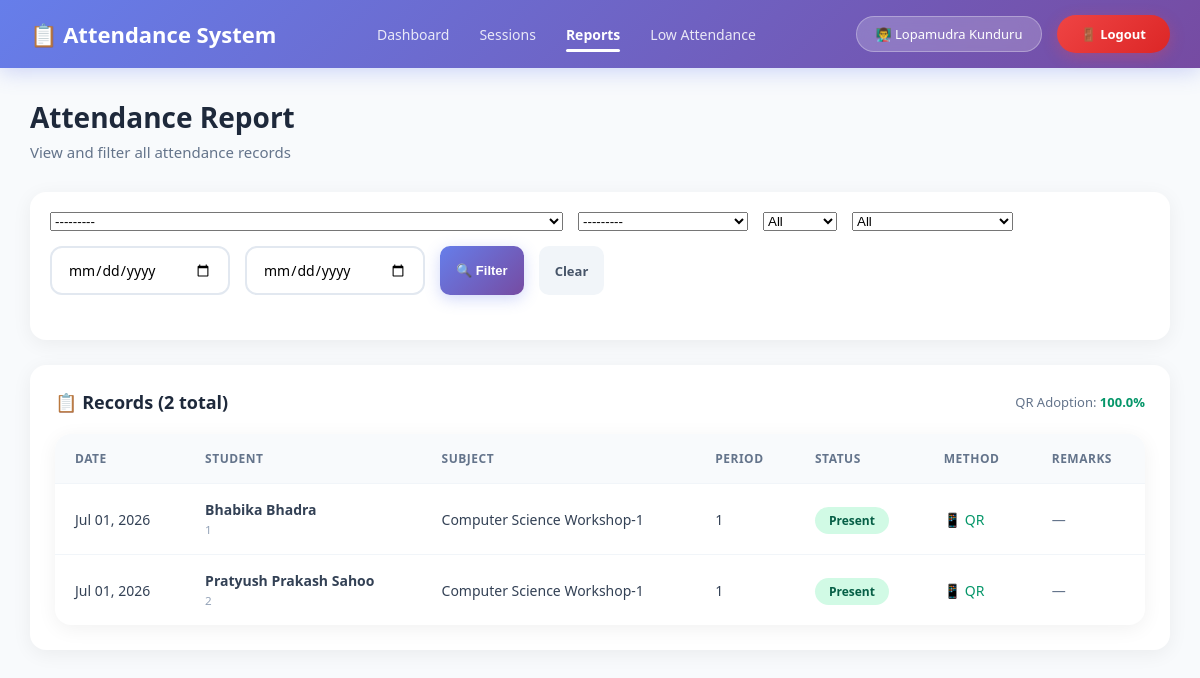
The app's page /attendance/report/ (signed in) with its own data.
### StudentManage_app/models.py (models this page shows, shortened)
class Teacher(models.Model):
    teacher_id = models.CharField(max_length=20, unique=True,null=True,blank=True)
    name = models.CharField(max_length=100)
    email = models.EmailField(unique=True)
    phone = models.CharField(max_length=15)
    qualification = models.CharField(max_length=100, null=True, blank=True)
    experience = models.IntegerField(default=0)
    department = models.ForeignKey(Department, on_delete=models.CASCADE)
    joining_date = models.DateField(null=True, blank=True)
    status = models.BooleanField(default=True)
    created_at = models.DateTimeField(null=True, blank=True)
    password_hash = models.CharField(max_length=128, blank=True, null=True)
    is_teacher_admin = models.BooleanField(default=False, help_text="Can manage other teachers")

class Attendance(models.Model):
    CHECKIN_METHODS = [
        ('manual', 'Manual (Teacher)'),
        ('qr_scan', 'QR Code Self Check-in'),
        ('bulk', 'Bulk Import'),
    ]
    STATUS_CHOICES = [
        ('Present', 'Present'),
        ('Absent', 'Absent'),
        ('Late', 'Late'),
        ('Excused', 'Excused'),
    ]
    session = models.ForeignKey(AttendanceSession, on_delete=models.CASCADE, related_name='records', null=True, blank=True)
    student = models.ForeignKey('Student', on_delete=models.CASCADE, related_name='attendances')
    status = models.CharField(max_length=10, choices=STATUS_CHOICES, default='Absent')
    remarks = models.TextField(blank=True, null=True)
    checkin_method = models.CharField(max_length=20, choices=CHECKIN_METHODS, default='manual')
    checked_in_at = models.DateTimeField(null=True, blank=True)
    marked_by = models.ForeignKey('Teacher', on_delete=models.SET_NULL, null=True, blank=True, related_name='attendance_marked')
    class Meta:
        unique_together = ['session', 'student']
        ordering = ['-session__date', 'student__roll_no']

class AttendanceSession(models.Model):
    SESSION_STATUS = [
        ('scheduled', 'Scheduled'),
        ('ongoing', 'Ongoing'),
        ('completed', 'Completed'),
        ('cancelled', 'Cancelled'),
    ]
    subject = models.ForeignKey('Subject', on_delete=models.CASCADE, related_name='sessions')
    teacher = models.ForeignKey('Teacher', on_delete=models.CASCADE, related_name='sessions_taken')
    date = models.DateField(default=timezone.now)
    period = models.CharField(max_length=50)
    start_time = models.TimeField()
    end_time = models.TimeField()
    status = models.CharField(max_length=20, choices=SESSION_STATUS, default='scheduled')
    is_completed = models.BooleanField(default=False)
    total_students = models.IntegerField(default=0)
    present_count = models.IntegerField(default=0)
    absent_count = models.IntegerField(default=0)
    late_count = models.IntegerField(default=0)
    excused_count = models.IntegerField(default=0)
    qr_uuid = models.UUIDField( blank=True, null=True, unique=True, editable=False)
    qr_enabled = models.BooleanField(default=False)
    qr_expires_at = models.DateTimeField(null=True, blank=True)
    created_at = models.DateTimeField(auto_now_add=True,null=True, blank=True)
    updated_at = models.DateTimeField(auto_now=True)
    class Meta:
        unique_together = ['subject', 'teacher', 'date', 'period']
        ordering = ['-date', '-start_time']

class Student(models.Model):
    YEAR_CHOICES = (
        ('1st Year', '1st Year'),
        ('2nd Year', '2nd Year'),
        ('3rd Year', '3rd Year'),
        ('4th Year', '4th Year'),
    )
    GENDER_CHOICES = (
        ('Male', 'Male'),
        ('Female', 'Female'),
        ('Other', 'Other'),
    )
    name = models.CharField(max_length=100)
    roll_no = models.CharField(max_length=20, unique=True)
    email = models.EmailField(unique=True)
    phone = models.CharField(max_length=15)
    department = models.ForeignKey(Department, on_delete=models.CASCADE, related_name='students')
    year = models.CharField(max_length=20, choices=YEAR_CHOICES)
    gender = models.CharField(max_length=20, choices=GENDER_CHOICES)
    dob = models.DateField()
    address = models.TextField()
    photo = models.ImageField(upload_to='students/', blank=True, null=True)
    created_at = models.DateTimeField(auto_now_add=True,null=True,blank=True)
    class Meta:
        ordering = ['-name']
    def __str__(self):
        return self.name

class Subject(models.Model):
    department = models.ForeignKey(Department, on_delete=models.CASCADE, related_name='subjects', null=True, blank=True)
    YEAR_CHOICES = (
        ('1st Year', '1st Year'),
        ('2nd Year', '2nd Year'),
        ('3rd Year', '3rd Year'),
        ('4th Year', '4th Year'),
    )
    SEMESTER_CHOICES = (
        ('1st Semester', '1st Semester'),
        ('2nd Semester', '2nd Semester'),
        ('3rd Semester', '3rd Semester'),
        ('4th Semester', '4th Semester'),
        ('5th Semester', '5th Semester'),
        ('6th Semester', '6th Semester'),
        ('7th Semester', '7th Semester'),
        ('8th Semester', '8th Semester'),
    )
    semester = models.CharField(max_length=20, choices=SEMESTER_CHOICES, null=True, blank=True)
    year = models.CharField(max_length=20, choices=YEAR_CHOICES, null=True, blank=True)
    subject_name = models.CharField(max_length=100)
    subject_code = models.CharField(max_length=20)
    credits = models.IntegerField(default=3)
    class Meta:
        unique_together = ['department', 'subject_code']
        ordering = ['department__name', 'year', 'semester', 'subject_name']
    def __str__(self):
        dept_name = self.department.name if self.department else "No Dept"
        return f"{self.subject_name} ({dept_name})"

### StudentManage_app/views.py (the view, shortened to what this page needs)
# urls.py: path('attendance/report/', views.attendance_report, name='attendance_report'),
@teacher_login_required
def attendance_report(request):
    teacher = get_teacher(request)
    form = AttendanceFilterForm(request.GET or None)
    records = Attendance.objects.select_related(
        'student', 'session', 'session__subject'
    ).filter(session__teacher=teacher).order_by('-session__date')
    total_records = records.count()
    present_count = records.filter(status='Present').count()
    qr_count = records.filter(checkin_method='qr_scan').count()
    context = {
        'form': form,
        'records': records,
        'total_records': total_records,
        'present_count': present_count,
        'qr_adoption': round((qr_count / total_records * 100), 1) if total_records else 0,
        'teacher': teacher,
    }
    return render(request, 'StudentManage_app/attendance/attendance_report.html', context)

### StudentManage_app/forms.py
class AttendanceFilterForm(forms.Form):
    subject = forms.ModelChoiceField(
        queryset=Subject.objects.all(),
        required=False,
        widget=forms.Select(attrs={'class': 'form-select'})
    )
    student = forms.ModelChoiceField(
        queryset=Student.objects.all(),
        required=False,
        widget=forms.Select(attrs={'class': 'form-select'})
    )
    date_from = forms.DateField(
        required=False,
        widget=forms.DateInput(attrs={'type': 'date', 'class': 'form-control'})
    )
    date_to = forms.DateField(
        required=False,
        widget=forms.DateInput(attrs={'type': 'date', 'class': 'form-control'})
    )
    status = forms.ChoiceField(
        choices=[('', 'All')] + list(Attendance.STATUS_CHOICES),
        required=False,
        widget=forms.Select(attrs={'class': 'form-select'})
    )
    checkin_method = forms.ChoiceField(
        choices=[('', 'All')] + list(Attendance.CHECKIN_METHODS),
        required=False,
        widget=forms.Select(attrs={'class': 'form-select'})
    )

### StudentManage_app/views.py (called while the page is built)
def teacher_login_required(view_func):
    @wraps(view_func)
    def wrapper(request, *args, **kwargs):
        teacher_id = request.session.get('teacher_id')
        if not teacher_id:
            messages.error(request, "Please login as teacher to access this page.")
            return redirect('teacher_login')
        try:
            teacher = Teacher.objects.get(id=teacher_id, status=True)
            request.teacher = teacher
        except Teacher.DoesNotExist:
            if 'teacher_id' in request.session:
                del request.session['teacher_id']
            messages.error(request, "Session expired. Please login again.")
            return redirect('teacher_login')
        return view_func(request, *args, **kwargs)
    return wrapper

def get_teacher(request):
    teacher_id = request.session.get('teacher_id')
    if teacher_id:
        try:
            return Teacher.objects.get(id=teacher_id, status=True)
        except Teacher.DoesNotExist:
            if 'teacher_id' in request.session:
                del request.session['teacher_id']
    return None

### StudentManage_app/templates/StudentManage_app/attendance/attendance_report.html (shortened to what this page needs)
{% extends 'StudentManage_app/attendance/base.html' %}
{% block content %}
<div class="page-header">
    <h1>Attendance Report</h1>
    <p>View and filter all attendance records</p>
</div>
<div class="card" style="padding: 20px;">
    <form method="get" class="filters">
        {{ form.subject }}
        {{ form.student }}
        {{ form.status }}
        {{ form.checkin_method }}
        {{ form.date_from }}
        {{ form.date_to }}
        <button type="submit" class="btn btn-primary btn-sm">🔍 Filter</button>
        <a href="{% url 'attendance_report' %}" class="btn btn-secondary btn-sm">Clear</a>
    </form>
</div>
<div class="card">
    <div class="card-header">
        <span class="card-title">📋 Records ({{ total_records }} total)</span>
        <span style="color: #64748b; font-size: 13px;">
            QR Adoption: <strong style="color: #059669;">{{ qr_adoption }}%</strong>
        </span>
    </div>
    <div class="table-container">
        <table>
            <thead>
                <tr>
                    <th>Date</th>
                    <th>Student</th>
                    <th>Subject</th>
                    <th>Period</th>
                    <th>Status</th>
                    <th>Method</th>
                    <th>Remarks</th>
                </tr>
            </thead>
            <tbody>
                {% for record in records %}
                <tr>
                    <td>{{ record.session.date|date:"M d, Y" }}</td>
                    <td>
                        <strong>{{ record.student.name }}</strong><br>
                        <small style="color: #94a3b8;">{{ record.student.roll_no }}</small>
                    </td>
                    <td>{{ record.session.subject.subject_name }}</td>
                    <td>{{ record.session.period }}</td>
                    <td>
                        <span class="badge
                            {% if record.status == 'Present' %}badge-success
                            {% elif record.status == 'Absent' %}badge-danger
                            {% elif record.status == 'Late' %}badge-warning
                            {% else %}badge-info{% endif %}">
                            {{ record.status }}
                        </span>
                    </td>
                    <td>
                        {% if record.checkin_method == 'qr_scan' %}
                            <span style="color: #059669;">📱 QR</span>
                        {% else %}
                            <span style="color: #64748b;">👨‍🏫 Manual</span>
                        {% endif %}
                    </td>
                    <td style="color: #64748b;">{{ record.remarks|default:"—" }}</td>
                </tr>
                {% endfor %}
            </tbody>
        </table>
    </div>
</div>
{% endblock %}

### StudentManage_app/templates/StudentManage_app/attendance/base.html (shortened to what this page needs)
<!DOCTYPE html>
<html lang="en">
<head>
</head>
<body>
    <nav class="navbar">
    <a href="{% url 'attendance_dashboard' %}" class="navbar-brand">
        📋 Attendance System
    </a>
    <div class="nav-links">
        <a href="{% url 'attendance_dashboard' %}" class="{% if request.resolver_match.url_name == 'attendance_dashboard' %}active{% endif %}">Dashboard</a>
        <a href="{% url 'session_list' %}" class="{% if request.resolver_match.url_name == 'session_list' %}active{% endif %}">Sessions</a>
        <a href="{% url 'attendance_report' %}" class="{% if request.resolver_match.url_name == 'attendance_report' %}active{% endif %}">Reports</a>
        <a href="{% url 'low_attendance_report' %}" class="{% if request.resolver_match.url_name == 'low_attendance_report' %}active{% endif %}">Low Attendance</a>
    </div>
    <div class="navbar-user">
        <span class="teacher-badge">
            {% if teacher %}
                👨‍🏫 {{ teacher.name }}
            {% else %}
                👤 {{ request.user.username }}
            {% endif %}
        </span>
        <form method="post" action="{% url 'teacher_logout'%}" style="display: inline; margin: 0;">
            <button type="submit" class="btn-logout" style="
                background: linear-gradient(135deg, #ef4444 0%, #dc2626 100%);
                color: white;
                border: none;
                padding: 10px 24px;
                border-radius: 25px;
                font-size: 13px;
                font-weight: 600;
                cursor: pointer;
                font-family: 'Segoe UI', Tahoma, Geneva, Verdana, sans-serif;
                transition: all 0.3s;
                box-shadow: 0 4px 15px rgba(239, 68, 68, 0.3);
            " onmouseover="this.style.transform='translateY(-2px)'; this.style.boxShadow='0 6px 20px rgba(239, 68, 68, 0.4)'"
            onmouseout="this.style.transform=''; this.style.boxShadow='0 4px 15px rgba(239, 68, 68, 0.3)'">
                🚪 Logout
            </button>
        </form>
    </div>
</nav>
    <div class="content">
        {% block content %}{% endblock %}
    </div>
</body>
</html>

### records on screen
Teacher: name "Lopamudra Kunduru"
Attendance: session "Jul 01, 2026", student.name "Bhabika Bhadra", student.roll_no "1", session.subject.subject_name "Computer Science Workshop-1", session.period "1", status "Present", checkin_method "📱 QR", remarks "—"
Attendance: session "Jul 01, 2026", student.name "Pratyush Prakash Sahoo", student.roll_no "2", session.subject.subject_name "Computer Science Workshop-1", session.period "1", status "Present", checkin_method "📱 QR", remarks "—"

### other values on screen
{{ total_records }} "2"
{{ qr_adoption }} "100.0"
